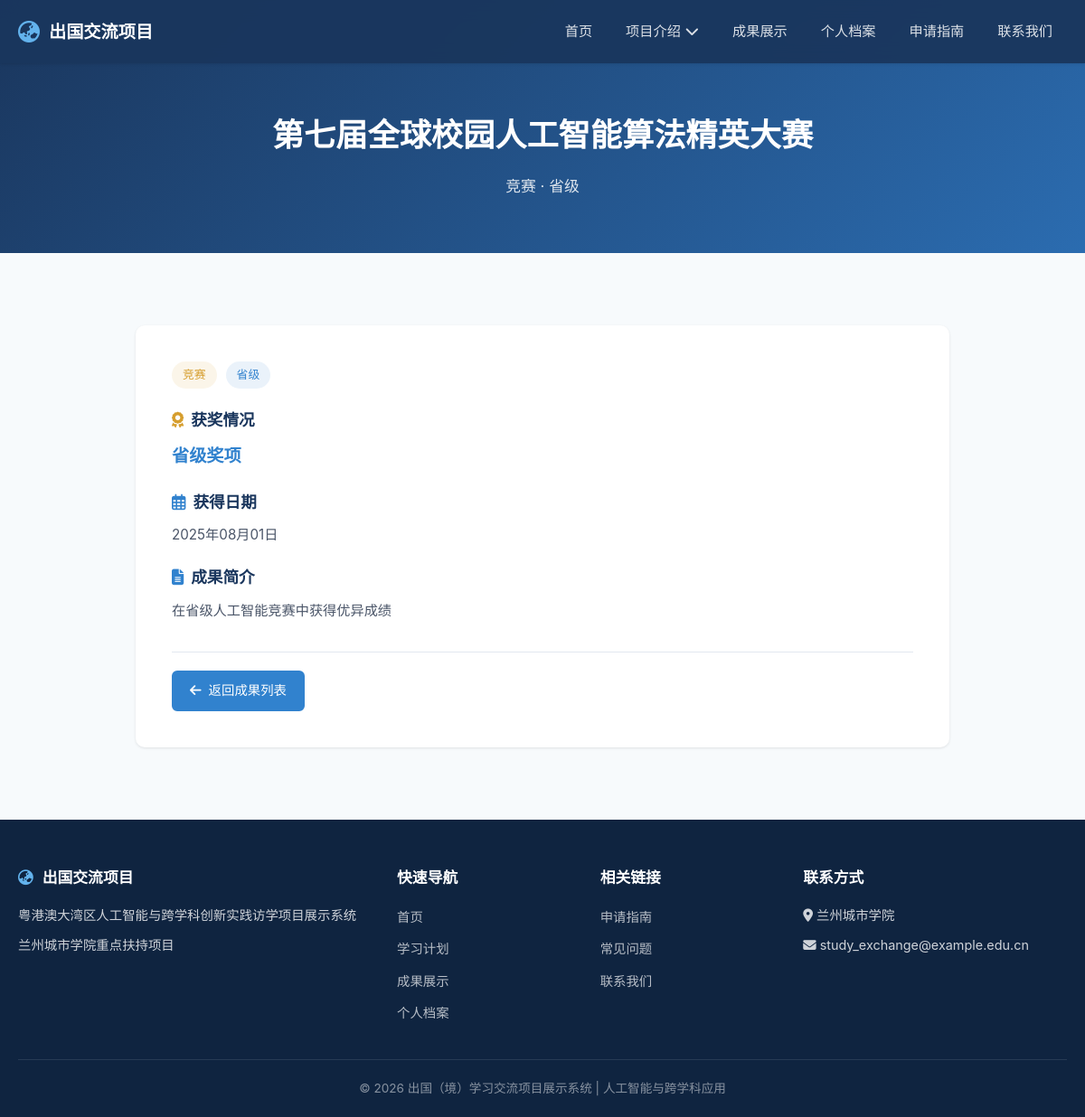
/achievement/19, run on an earlier commit of the app's database.
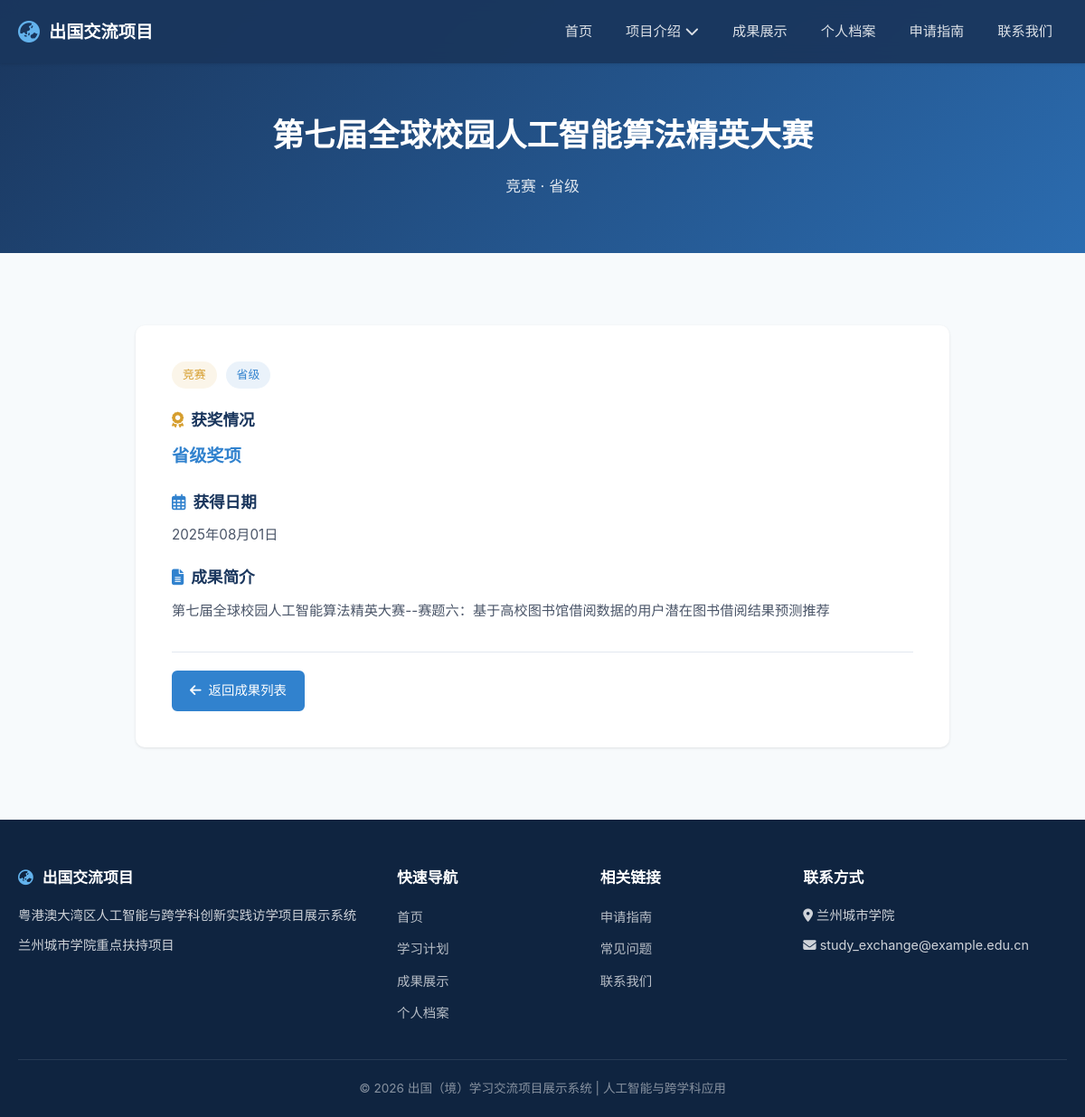
And on a later commit of the database.
### app/models/models.py (models this page shows, shortened)
class Achievement(db.Model):
    __tablename__ = 'achievements'
    id = db.Column(db.Integer, primary_key=True)
    title = db.Column(db.String(200), nullable=False, comment='成果标题')
    description = db.Column(db.Text, comment='成果描述')
    category = db.Column(db.String(50), comment='成果类别：竞赛/专利/软著/论文/项目')
    level = db.Column(db.String(50), comment='级别：国家级/省级/校级')
    award = db.Column(db.String(200), comment='奖项/荣誉')
    date = db.Column(db.Date, comment='获得日期')
    image = db.Column(db.String(200), comment='成果图片')
    is_featured = db.Column(db.Boolean, default=False, comment='是否精选展示')
    created_at = db.Column(db.DateTime, default=datetime.now)

### app/routes/achievement.py (the view)
@achievement_bp.route('/<int:achievement_id>')
def achievement_detail(achievement_id):
    achievement = Achievement.query.get_or_404(achievement_id)
    return render_template('pages/achievement/detail.html',
                           achievement=achievement)

### app/templates/pages/achievement/detail.html (shortened to what this page needs)
{% extends "base.html" %}
{% block content %}
<div class="page-header">
    <div class="container">
        <h1>{{ achievement.title }}</h1>
        <p>
            {% if achievement.category %}{{ achievement.category }}{% endif %}
            {% if achievement.level %} · {{ achievement.level }}{% endif %}
        </p>
    </div>
</div>
<section class="section">
    <div class="container">
        <div class="card reveal" style="max-width:900px; margin:0 auto;">
            <div class="card-body" style="padding:40px;">
                <div style="display:flex; gap:10px; margin-bottom:20px; flex-wrap:wrap;">
                    {% if achievement.category == '竞赛' %}
                    <span class="badge badge-competition">{{ achievement.category }}</span>
                    {% elif achievement.category == '专利' %}
                    <span class="badge badge-patent">{{ achievement.category }}</span>
                    {% elif achievement.category == '软著' %}
                    <span class="badge badge-patent">{{ achievement.category }}</span>
                    {% elif achievement.category == '荣誉' %}
                    <span class="badge badge-competition">{{ achievement.category }}</span>
                    {% else %}
                    <span class="badge">{{ achievement.category }}</span>
                    {% endif %}
                    {% if achievement.level == '国家级' %}
                    <span class="badge badge-national">{{ achievement.level }}</span>
                    {% elif achievement.level == '省级' %}
                    <span class="badge badge-provincial">{{ achievement.level }}</span>
                    {% elif achievement.level == '校级' %}
                    <span class="badge badge-school">{{ achievement.level }}</span>
                    {% endif %}
                </div>
                {% if achievement.award %}
                <div style="margin-bottom:20px;">
                    <h3 style="font-size:1.1rem; color:var(--primary); margin-bottom:8px;">
                        <i class="fas fa-award" style="color:var(--warning); margin-right:8px;"></i>获奖情况
                    </h3>
                    <p style="font-size:1.2rem; color:var(--accent); font-weight:600;">{{ achievement.award }}</p>
                </div>
                {% endif %}
                {% if achievement.date %}
                <div style="margin-bottom:20px;">
                    <h3 style="font-size:1.1rem; color:var(--primary); margin-bottom:8px;">
                        <i class="far fa-calendar-alt" style="color:var(--accent); margin-right:8px;"></i>获得日期
                    </h3>
                    <p>{{ achievement.date.strftime('%Y年%m月%d日') }}</p>
                </div>
                {% endif %}
                {% if achievement.description %}
                <div style="margin-bottom:20px;">
                    <h3 style="font-size:1.1rem; color:var(--primary); margin-bottom:8px;">
                        <i class="fas fa-file-alt" style="color:var(--accent); margin-right:8px;"></i>成果简介
                    </h3>
                    <p style="line-height:1.9; white-space:pre-wrap;">{{ achievement.description }}</p>
                </div>
                {% endif %}
                <div style="margin-top:30px; padding-top:20px; border-top:1px solid var(--border-color);">
                    <a href="{{ url_for('achievement.achievement_list') }}" class="btn btn-accent btn-sm">
                        <i class="fas fa-arrow-left"></i> 返回成果列表
                    </a>
                </div>
            </div>
        </div>
    </div>
</section>
{% endblock %}

### app/templates/base.html (shortened to what this page needs)
<!DOCTYPE html>
<html lang="zh-CN">
<head>
    <link rel="stylesheet" href="https://cdnjs.cloudflare.com/ajax/libs/font-awesome/6.5.1/css/all.min.css">
    <link rel="stylesheet" href="{{ url_for('static', filename='css/style.css') }}">
</head>
<body>
    <nav class="navbar" id="navbar">
        <div class="nav-container">
            <a href="{{ url_for('main.index') }}" class="nav-logo">
                <i class="fas fa-globe-asia"></i>
                <span>出国交流项目</span>
            </a>
            <ul class="nav-menu" id="navMenu">
                <li><a href="{{ url_for('main.index') }}" class="nav-link {% if request.endpoint == 'main.index' %}active{% endif %}">首页</a></li>
                <li class="nav-dropdown">
                    <a href="#" class="nav-link">项目介绍 <i class="fas fa-chevron-down"></i></a>
                </li>
                <li><a href="{{ url_for('achievement.achievement_list') }}" class="nav-link">成果展示</a></li>
                <li><a href="{{ url_for('profile.profile_detail') }}" class="nav-link">个人档案</a></li>
                <li><a href="{{ url_for('guide.guide_index') }}" class="nav-link">申请指南</a></li>
                <li><a href="{{ url_for('main.contact') }}" class="nav-link">联系我们</a></li>
            </ul>
        </div>
    </nav>
    <main>
        {% block content %}{% endblock %}
    </main>
    <footer class="footer">
        <div class="container">
            <div class="footer-grid">
                <div class="footer-col">
                    <h3><i class="fas fa-globe-asia"></i> 出国交流项目</h3>
                    <p>粤港澳大湾区人工智能与跨学科创新实践访学项目展示系统</p>
                    <p>兰州城市学院重点扶持项目</p>
                </div>
                <div class="footer-col">
                    <h3>快速导航</h3>
                    <ul>
                        <li><a href="{{ url_for('main.index') }}">首页</a></li>
                        <li><a href="{{ url_for('project.learning_plan') }}">学习计划</a></li>
                        <li><a href="{{ url_for('achievement.achievement_list') }}">成果展示</a></li>
                        <li><a href="{{ url_for('profile.profile_detail') }}">个人档案</a></li>
                    </ul>
                </div>
                <div class="footer-col">
                    <h3>相关链接</h3>
                    <ul>
                        <li><a href="{{ url_for('guide.guide_index') }}">申请指南</a></li>
                        <li><a href="{{ url_for('guide.faq') }}">常见问题</a></li>
                        <li><a href="{{ url_for('main.contact') }}">联系我们</a></li>
                    </ul>
                </div>
                <div class="footer-col">
                    <h3>联系方式</h3>
                    <p><i class="fas fa-map-marker-alt"></i> 兰州城市学院</p>
                    <p><i class="fas fa-envelope"></i> study_exchange@example.edu.cn</p>
                </div>
            </div>
            <div class="footer-bottom">
                <p>&copy; 2026 出国（境）学习交流项目展示系统 | 人工智能与跨学科应用</p>
            </div>
        </div>
    </footer>
</body>
</html>

### app/static/css/style.css (style rules this page uses)
:root { --primary: #1a365d; --primary-light: #2b6cb0; --primary-dark: #0f2440; --accent: #3182ce; --accent-light: #63b3ed; --success: #38a169; --warning: #d69e2e; --danger: #e53e3e; --text-primary: #1a202c; --text-secondary: #4a5568; --text-light: #718096; --bg-primary: #ffffff; --bg-secondary: #f7fafc; --bg-tertiary: #edf2f7; --border-color: #e2e8f0; --shadow-sm: 0 1px 3px rgba(0,0,0,0.1); --shadow-md: 0 4px 12px rgba(0,0,0,0.1); --shadow-lg: 0 10px 30px rgba(0,0,0,0.15); --radius-sm: 6px; --radius-md: 10px; --radius-lg: 16px; --transition: all 0.3s ease; --max-width: 1200px; }
*, *::before, *::after { margin: 0; padding: 0; box-sizing: border-box; }
html { scroll-behavior: smooth; font-size: 16px; }
body { font-family: 'Noto Sans SC', -apple-system, BlinkMacSystemFont, 'Segoe UI', sans-serif; color: var(--text-primary); background-color: var(--bg-secondary); line-height: 1.7; -webkit-font-smoothing: antialiased; }
a { color: var(--accent); text-decoration: none; transition: var(--transition); }
.container { max-width: var(--max-width); margin: 0 auto; padding: 0 20px; }
.navbar { position: fixed; top: 0; left: 0; right: 0; z-index: 1000; background: rgba(26, 54, 93, 0.95); backdrop-filter: blur(10px); box-shadow: var(--shadow-sm); transition: var(--transition); }
.nav-container { max-width: var(--max-width); margin: 0 auto; padding: 0 20px; display: flex; align-items: center; justify-content: space-between; height: 70px; }
.nav-logo { display: flex; align-items: center; gap: 10px; color: #fff; font-size: 1.2rem; font-weight: 700; }
.nav-logo i { font-size: 1.5rem; color: var(--accent-light); }
.nav-menu { display: flex; align-items: center; list-style: none; gap: 5px; }
.nav-link { color: rgba(255,255,255,0.85); padding: 8px 16px; border-radius: var(--radius-sm); font-size: 0.95rem; transition: var(--transition); display: flex; align-items: center; gap: 5px; }
.nav-dropdown { position: relative; }
.nav-dropdown .nav-link { cursor: pointer; }
.btn { display: inline-flex; align-items: center; gap: 8px; padding: 12px 28px; border-radius: var(--radius-sm); font-size: 1rem; font-weight: 500; cursor: pointer; transition: var(--transition); border: 2px solid transparent; text-decoration: none; }
.btn-accent { background: var(--accent); color: #fff; border-color: var(--accent); }
.btn-sm { padding: 8px 18px; font-size: 0.9rem; }
.section { padding: 80px 0; }
.card { background: var(--bg-primary); border-radius: var(--radius-md); box-shadow: var(--shadow-sm); overflow: hidden; transition: var(--transition); }
.card-body { padding: 24px; }
.card-body h3 { font-size: 1.15rem; color: var(--primary); margin-bottom: 8px; }
.card-body p { color: var(--text-secondary); font-size: 0.95rem; line-height: 1.7; }
.badge { display: inline-block; padding: 4px 12px; border-radius: 50px; font-size: 0.8rem; font-weight: 500; }
.badge-provincial { background: rgba(49, 130, 206, 0.1); color: var(--accent); }
.badge-competition { background: rgba(214, 158, 46, 0.1); color: var(--warning); }
.page-header { background: linear-gradient(135deg, var(--primary) 0%, var(--primary-light) 100%); color: #fff; padding: 120px 20px 60px; text-align: center; }
.page-header h1 { font-size: 2.2rem; font-weight: 700; margin-bottom: 12px; }
.page-header p { font-size: 1.05rem; opacity: 0.85; }
.footer { background: var(--primary-dark); color: rgba(255,255,255,0.8); padding: 50px 0 0; }
.footer-grid { display: grid; grid-template-columns: 2fr 1fr 1fr 1.5fr; gap: 30px; padding-bottom: 30px; border-bottom: 1px solid rgba(255,255,255,0.1); }
.footer-col h3 { color: #fff; font-size: 1.05rem; margin-bottom: 16px; }
.footer-col h3 i { color: var(--accent-light); margin-right: 6px; }
.footer-col p { font-size: 0.9rem; line-height: 1.7; margin-bottom: 8px; }
.footer-col ul { list-style: none; }
.footer-col ul li { margin-bottom: 8px; }
.footer-col ul a { color: rgba(255,255,255,0.7); font-size: 0.9rem; transition: var(--transition); }
.footer-bottom { text-align: center; padding: 20px 0; font-size: 0.85rem; color: rgba(255,255,255,0.5); }
.reveal { opacity: 0; transform: translateY(30px); transition: opacity 0.6s ease, transform 0.6s ease; }
.reveal.visible { opacity: 1; transform: translateY(0); }

What changed in the data, as far as the page shows it:
changed Achievement "第七届全球校园人工智能算法精英大赛": description "在省级人工智能竞赛中获得优异成绩" → "第七届全球校园人工智能算法精英大赛--赛题六：基于高校图书馆借阅数据的用户潜在图书借阅结果预测推荐"
